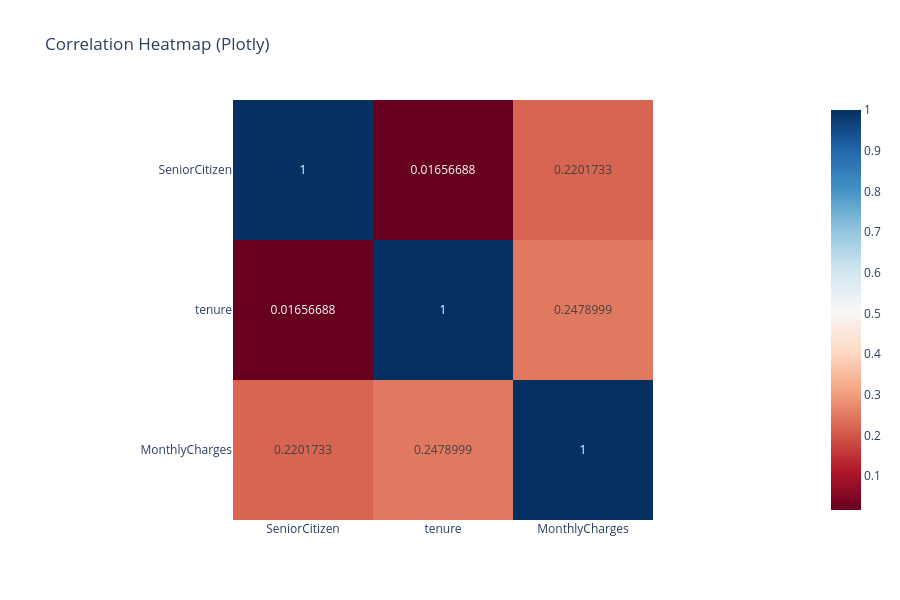

Notebook cell for this chart:
### Code cell
corr = df.corr(numeric_only=True)

# رسم Heatmap بالـ Plotly
fig = px.imshow(
    corr,
    text_auto=True,
    color_continuous_scale="RdBu",
    title="Correlation Heatmap (Plotly)"
)

fig.update_layout(
    width=900,
    height=600
)

fig.show()

### Figure 1 — Plotly figure (JSON) as saved in the notebook; plotly's stock layout.template omitted (floating-point values rounded to 4 significant figures)
{"data": [{"coloraxis": "coloraxis", "hovertemplate": "x: %{x}<br>y: %{y}<br>color: %{z}<extra></extra>", "name": "0", "texttemplate": "%{z}", "type": "heatmap", "x": ["SeniorCitizen", "tenure", "MonthlyCharges"], "xaxis": "x", "y": ["SeniorCitizen", "tenure", "MonthlyCharges"], "yaxis": "y", "z": [[1.0, 0.01657, 0.2202], [0.01657, 1.0, 0.2479], [0.2202, 0.2479, 1.0]]}], "layout": {"coloraxis": {"colorscale": [[0, "rgb(103,0,31)"], [0.1, "rgb(178,24,43)"], [0.2, "rgb(214,96,77)"], [0.3, "rgb(244,165,130)"], [0.4, "rgb(253,219,199)"], [0.5, "rgb(247,247,247)"], [0.6, "rgb(209,229,240)"], [0.7, "rgb(146,197,222)"], [0.8, "rgb(67,147,195)"], [0.9, "rgb(33,102,172)"], [1, "rgb(5,48,97)"]]}, "height": 600, "title": {"text": "Correlation Heatmap (Plotly)"}, "width": 900, "xaxis": {"anchor": "y", "constrain": "domain", "domain": [0, 1], "scaleanchor": "y"}, "yaxis": {"anchor": "x", "autorange": "reversed", "constrain": "domain", "domain": [0, 1]}}}
